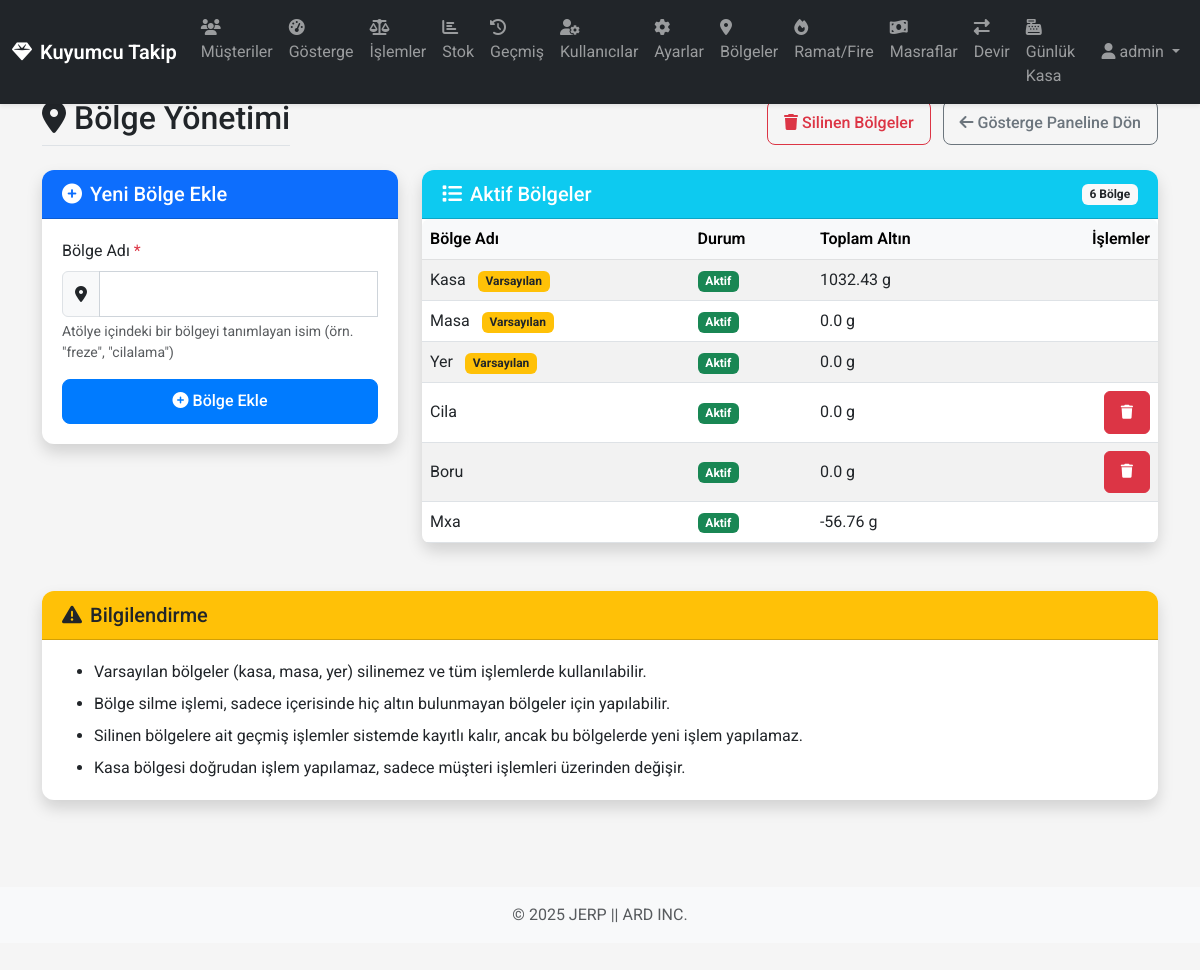
/regions (signed in), run on an earlier commit of the app's database.
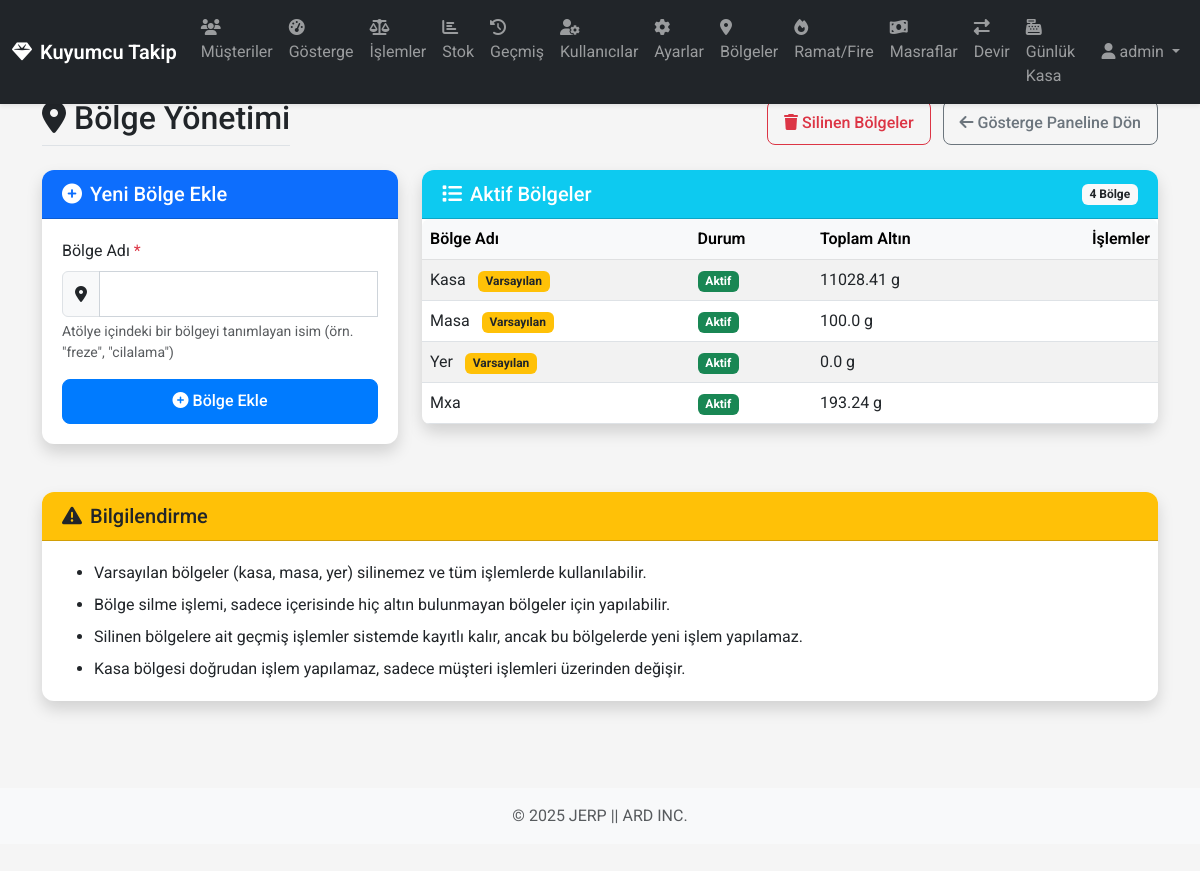
And on a later commit of the database.
### app/models/database.py (models this page shows, shortened)
class User(db.Model, UserMixin):
    __tablename__ = 'users'
    id = db.Column(db.Integer, primary_key=True)
    username = db.Column(db.String(64), unique=True, nullable=False)
    password_hash = db.Column(db.String(128), nullable=False)
    is_admin = db.Column(db.Boolean, default=False)
    role = db.Column(db.String(20), default='staff')
    created_by_id = db.Column(db.Integer, db.ForeignKey('users.id'))
    created_at = db.Column(db.DateTime, default=datetime.utcnow)
    created_by = db.relationship('User', remote_side=[id], backref=db.backref('created_users', lazy='dynamic'))
    def has_role(self, role):
        if self.is_admin:
            return True
        if role == 'manager' and self.role == 'manager':
            return True
        if role == 'staff' and (self.role == 'manager' or self.role == 'staff'):
            return True
        return False

class Region(db.Model):
    __tablename__ = 'regions'
    id = db.Column(db.Integer, primary_key=True)
    name = db.Column(db.String(20), unique=True, nullable=False)
    is_active = db.Column(db.Boolean, default=True)  # Bölgenin aktif/silindi durumu
    is_default = db.Column(db.Boolean, default=False)  # Varsayılan bölge mi?
    created_at = db.Column(db.DateTime, default=datetime.utcnow)

### app/routes/views.py (the view, shortened to what this page needs)
@main_bp.route('/regions', methods=['GET', 'POST'])
@login_required
def manage_regions():
    if not current_user.is_admin:
        flash('Bu sayfaya erişim yetkiniz yok!', 'danger')
        return redirect(url_for('main.dashboard'))
    active_regions = Region.query.filter_by(is_active=True).all()
    deleted_regions = Region.query.filter_by(is_active=False).all()
    region_totals = {}
    for region in active_regions:
        region_totals[region.id] = 0
        for setting in Setting.query.all():
            status = SystemManager.get_region_status(region.name, setting.name)
            region_totals[region.id] += status[setting.name] if setting.name in status else 0
    return render_template(
        'regions.html',
        active_regions=active_regions,
        deleted_regions=deleted_regions,
        region_totals=region_totals
    )

### app/templates/regions.html (shortened to what this page needs)
{% extends 'base.html' %}
{% block content %}
<div class="row mb-4">
    <div class="col">
        <div class="d-flex justify-content-between align-items-center flex-wrap">
            <h2 class="border-bottom pb-2 mb-0">
                <i class="fas fa-map-marker-alt me-2"></i>Bölge Yönetimi
            </h2>
            <div class="mt-2 mt-md-0">
                <button id="btn-show-deleted" class="btn btn-outline-danger me-2">
                    <i class="fas fa-trash me-1"></i><span class="d-none d-md-inline-block">Silinen Bölgeler</span>
                </button>
                <a href="{{ url_for('main.dashboard') }}" class="btn btn-outline-secondary">
                    <i class="fas fa-arrow-left me-1"></i><span class="d-none d-md-inline-block">Gösterge Paneline Dön</span>
                </a>
            </div>
        </div>
    </div>
</div>
<div class="row">
    <div class="col-lg-4 mb-4">
        <div class="card shadow">
            <div class="card-header bg-primary text-white">
                <h5 class="mb-0"><i class="fas fa-plus-circle me-2"></i>Yeni Bölge Ekle</h5>
            </div>
            <div class="card-body">
                <form method="post" class="needs-validation" novalidate>
                    <div class="mb-3">
                        <label for="region_name" class="form-label">Bölge Adı <span class="text-danger">*</span></label>
                        <div class="input-group">
                            <span class="input-group-text"><i class="fas fa-map-marker-alt"></i></span>
                            <input type="text" class="form-control" id="region_name" name="region_name" required>
                        </div>
                        <div class="form-text">
                            Atölye içindeki bir bölgeyi tanımlayan isim (örn. "freze", "cilalama")
                        </div>
                    </div>
                    <div class="d-grid">
                        <button type="submit" class="btn btn-primary">
                            <i class="fas fa-plus-circle me-1"></i>Bölge Ekle
                        </button>
                    </div>
                </form>
            </div>
        </div>
    </div>
    <div class="col-lg-8 mb-4">
        <div class="card shadow">
            <div class="card-header bg-info text-white d-flex justify-content-between align-items-center">
                <h5 class="mb-0" id="regions-table-title"><i class="fas fa-list me-2"></i>Aktif Bölgeler</h5>
                <span class="badge bg-light text-dark" id="region-count">{{ active_regions|length }} Bölge</span>
            </div>
            <div class="card-body p-0">
                <div class="table-responsive">
                    <table class="table table-hover table-striped mb-0" id="regions-table">
                        <thead class="table-light">
                            <tr>
                                <th>Bölge Adı</th>
                                <th>Durum</th>
                                <th>Toplam Altın</th>
                                <th class="text-end">İşlemler</th>
                            </tr>
                        </thead>
                        <tbody id="active-regions-body">
                            {% for region in active_regions %}
                            <tr>
                                <td>
                                    {{ region.name|capitalize }}
                                    {% if region.is_default %}
                                    <span class="badge bg-warning text-dark ms-2">Varsayılan</span>
                                    {% endif %}
                                </td>
                                <td>
                                    <span class="badge bg-success">Aktif</span>
                                </td>
                                <td>{{ region_totals[region.id]|round(2) }} g</td>
                                <td class="text-end">
                                    {% if not region.is_default and region_totals[region.id] == 0 %}
                                    <form method="post" class="d-inline-block">
                                        <button type="submit" class="btn btn-sm btn-danger" onclick="return confirm('Bu bölgeyi silmek istediğinize emin misiniz?')">
                                            <i class="fas fa-trash"></i>
                                        </button>
                                    </form>
                                    {% endif %}
                                </td>
                            </tr>
                            {% endfor %}
                        </tbody>
                    </table>
                </div>
            </div>
        </div>
    </div>
</div>
<div class="row">
    <div class="col-12">
        <div class="card shadow">
            <div class="card-header bg-warning text-dark">
                <h5 class="mb-0"><i class="fas fa-exclamation-triangle me-2"></i>Bilgilendirme</h5>
            </div>
            <div class="card-body">
                <ul class="mb-0">
                    <li class="mb-2">Varsayılan bölgeler (kasa, masa, yer) silinemez ve tüm işlemlerde kullanılabilir.</li>
                    <li class="mb-2">Bölge silme işlemi, sadece içerisinde hiç altın bulunmayan bölgeler için yapılabilir.</li>
                    <li class="mb-2">Silinen bölgelere ait geçmiş işlemler sistemde kayıtlı kalır, ancak bu bölgelerde yeni işlem yapılamaz.</li>
                    <li>Kasa bölgesi doğrudan işlem yapılamaz, sadece müşteri işlemleri üzerinden değişir.</li>
                </ul>
            </div>
        </div>
    </div>
</div>
{% endblock %}

### app/templates/base.html (shortened to what this page needs)
<!DOCTYPE html>
<html lang="tr">
<head>
    <link href="https://cdn.jsdelivr.net/npm/bootstrap@5.3.0/dist/css/bootstrap.min.css" rel="stylesheet">
    <link rel="stylesheet" href="https://cdnjs.cloudflare.com/ajax/libs/font-awesome/6.4.0/css/all.min.css">
    <link rel="stylesheet" href="{{ url_for('static', filename='css/style.css') }}">
    <link rel="stylesheet" href="{{ url_for('static', filename='css/mobile.css') }}">
</head>
<body>
    {% if current_user.is_authenticated %}
    <nav class="navbar navbar-expand-lg navbar-dark bg-dark fixed-top">
        <div class="container-fluid">
            <a class="navbar-brand d-flex align-items-center" href="{{ url_for('main.dashboard') }}">
                <i class="fas fa-gem me-2"></i>Kuyumcu Takip
            </a>
            <div class="collapse navbar-collapse" id="navbarNav">
                <ul class="navbar-nav me-auto">
                    <li class="nav-item">
                        <a class="nav-link {% if request.endpoint == 'main.customers' %}active{% endif %}" href="{{ url_for('main.customers') }}">
                            <i class="fas fa-users nav-icon"></i>
                            <span class="nav-text">Müşteriler</span>
                        </a>
                    </li>
                    <li class="nav-item">
                        <a class="nav-link {% if request.endpoint == 'main.dashboard' %}active{% endif %}" href="{{ url_for('main.dashboard') }}">
                            <i class="fas fa-tachometer-alt nav-icon"></i>
                            <span class="nav-text">Gösterge</span>
                        </a>
                    </li>
                    <li class="nav-item">
                        <a class="nav-link {% if request.endpoint == 'main.operations' %}active{% endif %}" href="{{ url_for('main.operations') }}">
                            <i class="fas fa-balance-scale nav-icon"></i>
                            <span class="nav-text">İşlemler</span>
                        </a>
                    </li>
                    <li class="nav-item">
                        <a class="nav-link {% if request.endpoint == 'main.stock' %}active{% endif %}" href="{{ url_for('main.stock') }}">
                            <i class="fas fa-chart-bar nav-icon"></i>
                            <span class="nav-text">Stok</span>
                        </a>
                    </li>
                    <li class="nav-item">
                        <a class="nav-link {% if request.endpoint == 'main.history' %}active{% endif %}" href="{{ url_for('main.history') }}">
                            <i class="fas fa-history nav-icon"></i>
                            <span class="nav-text">Geçmiş</span>
                        </a>
                    </li>
                    {% if current_user.has_role('manager') %}
                    <li class="nav-item">
                        <a class="nav-link {% if request.endpoint == 'main.users' %}active{% endif %}" href="{{ url_for('main.users') }}">
                            <i class="fas fa-user-cog nav-icon"></i>
                            <span class="nav-text">Kullanıcılar</span>
                        </a>
                    </li>
                    {% endif %}
                    {% if current_user.is_admin %}
                    <li class="nav-item">
                        <a class="nav-link {% if request.endpoint == 'main.settings' %}active{% endif %}" href="{{ url_for('main.settings') }}">
                            <i class="fas fa-cog nav-icon"></i>
                            <span class="nav-text">Ayarlar</span>
                        </a>
                    </li>
                    {% endif %}
                    <li class="nav-item">
                        <a class="nav-link {% if request.endpoint == 'main.regions' %}active{% endif %}" href="{{ url_for('main.manage_regions') }}">
                            <i class="fas fa-map-marker-alt nav-icon"></i>
                            <span class="nav-text">Bölgeler</span>
                        </a>
                    </li>
                    <li class="nav-item">
                        <a class="nav-link {% if request.endpoint == 'main.ramat' or request.endpoint == 'main.fires' %}active{% endif %}" href="{{ url_for('main.ramat') }}">
                            <i class="fas fa-fire nav-icon"></i>
                            <span class="nav-text">Ramat/Fire</span>
                        </a>
                    </li>
                    <li class="nav-item">
                        <a class="nav-link {% if request.endpoint == 'main.expenses' %}active{% endif %}" href="{{ url_for('main.expenses') }}">
                            <i class="fas fa-money-bill-wave nav-icon"></i>
                            <span class="nav-text">Masraflar</span>
                        </a>
                    </li>
                    <li class="nav-item">
                        <a class="nav-link {% if request.endpoint == 'main.transfers' or request.endpoint == 'main.new_transfer' %}active{% endif %}" href="{{ url_for('main.transfers') }}">
                            <i class="fas fa-exchange-alt nav-icon"></i>
                            <span class="nav-text">Devir</span>
                        </a>
                    </li>
                    <li class="nav-item">
                        <a class="nav-link {% if request.endpoint == 'main.daily_vault' or request.endpoint == 'main.daily_vault_history' %}active{% endif %}" href="{{ url_for('main.daily_vault') }}">
                            <i class="fas fa-cash-register nav-icon"></i>
                            <span class="nav-text">Günlük Kasa</span>
                        </a>
                    </li>
                </ul>
                <div class="navbar-nav d-flex align-items-center">
                    <div class="nav-item dropdown">
                        <a class="nav-link dropdown-toggle" href="#" id="navbarDropdown" role="button" data-bs-toggle="dropdown">
                            <i class="fas fa-user me-1"></i><span class="username-text">{{ current_user.username }}</span>
                        </a>
                    </div>
                </div>
            </div>
        </div>
    </nav>
    {% endif %}
    <div class="container main-container mt-4 mb-5">
        {% block content %}{% endblock %}
    </div>
    <footer class="footer py-3 bg-light">
        <div class="container text-center">
            <span class="text-muted">© 2025 JERP || ARD INC. </span>
        </div>
    </footer>
</body>
</html>

What changed in the data, as far as the page shows it:
no longer on this page (row edited): Region: name "Cila", region_totals "0.0"
no longer on this page (row edited): Region: name "Boru", region_totals "0.0"
computed for Region "Kasa": region_totals "1032.43" → "11028.41"
computed for Region "Masa": region_totals "0.0" → "100.0"
computed for Region "Mxa": region_totals "-56.76" → "193.24"
Also different on the page:
{{ active_regions|length }}: "6" → "4"
